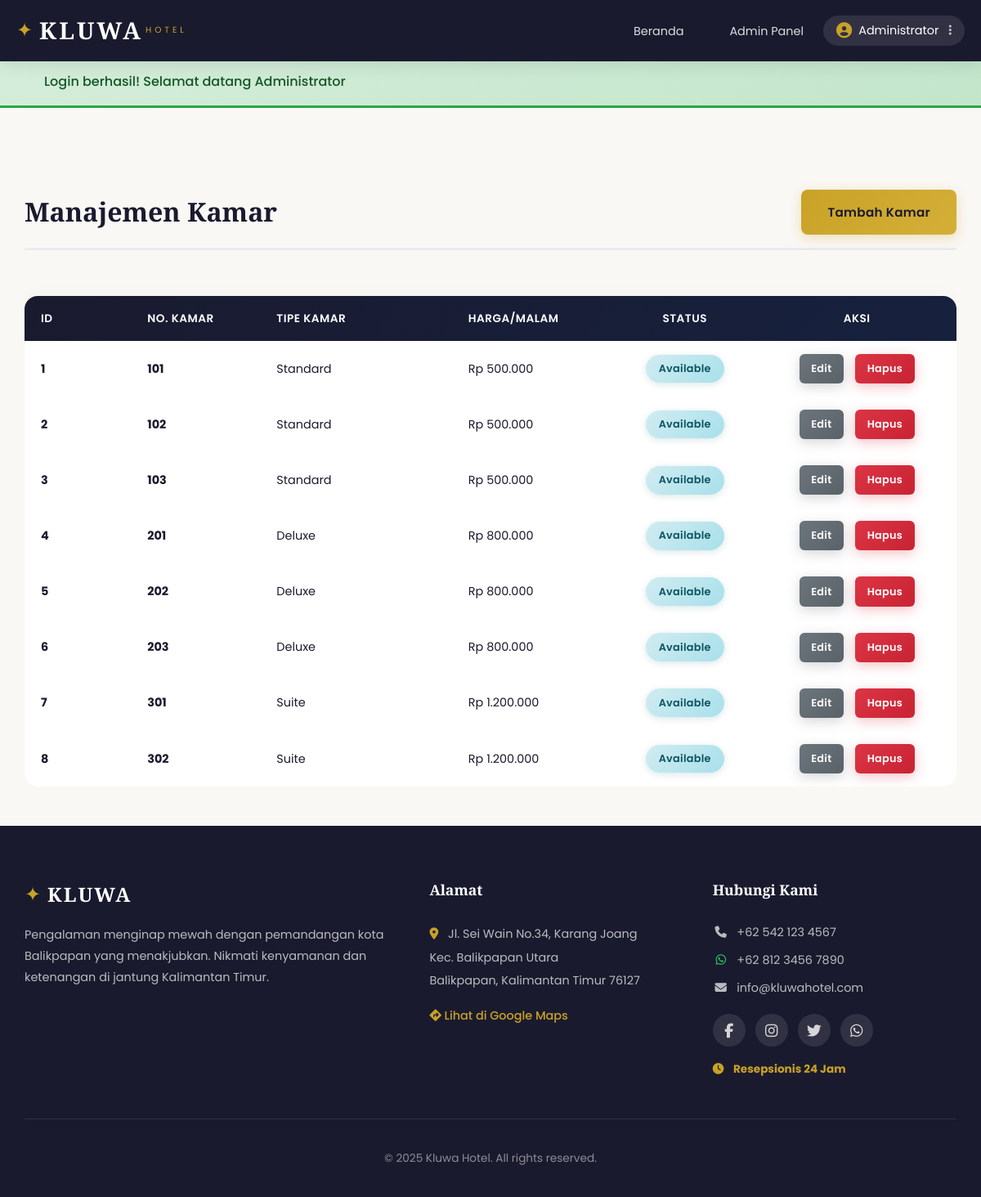
/index.php?route=admin/rooms (signed in), run on the app's committed database.
### tables this page shows
CREATE TABLE IF NOT EXISTS rooms (
    id INT PRIMARY KEY AUTO_INCREMENT,
    room_type_id INT NOT NULL,
    room_number VARCHAR(20) NOT NULL UNIQUE,
    status ENUM('Available', 'Maintenance') DEFAULT 'Available',
    created_at TIMESTAMP DEFAULT CURRENT_TIMESTAMP,
    FOREIGN KEY (room_type_id) REFERENCES room_types(id)
);

CREATE TABLE IF NOT EXISTS room_types (
    id INT PRIMARY KEY AUTO_INCREMENT,
    name VARCHAR(100) NOT NULL,
    price DECIMAL(12,2) NOT NULL,
    description TEXT,
    image VARCHAR(255),
    created_at TIMESTAMP DEFAULT CURRENT_TIMESTAMP
);

### controllers/BaseController.php (called while the page is built, shortened)
<?php
class BaseController {
    public function __construct() {
        $database = new Database();
        $this->db = $database->getConnection();
    }
    protected function view($viewPath, $data = []) {
        extract($data);
        include 'views/layouts/header.php';
        include "views/{$viewPath}.php";
        include 'views/layouts/footer.php';
    }
}
?>

### controllers/AdminController.php (called while the page is built, shortened)
<?php
class AdminController extends BaseController {
    private $roomModel;
    public function __construct() {
        $this->roomModel = new Room_model($this->db);
    }
    public function rooms() {
        $rooms = $this->roomModel->getAll();
        $this->view('admin/rooms', ['rooms' => $rooms]);
    }
}
?>

### helpers.php (called while the page is built, shortened)
<?php
function e($value) {
    return htmlspecialchars($value, ENT_QUOTES, 'UTF-8');
}
function formatRupiah($number) {
    return "Rp " . number_format($number, 0, ',', '.');
}
function url($route = '', $params = []) {
    $base = dirname($_SERVER['SCRIPT_NAME']);
    if ($base === '/' || $base === '\\') $base = '';
    $url = $base . '/index.php' . ($route ? '?route=' . $route : '');
    foreach ($params as $key => $value) {
        $url .= '&' . $key . '=' . urlencode($value);
    }
    return $url;
}
?>

### config/koneksi.php (called while the page is built)
<?php
class Database {
    private $host = "localhost";
    private $db_name = "kluwa_hotel";
    private $username = "root";
    private $password = "";
    public function getConnection() {
        try {
            $conn = new PDO(
                "mysql:host={$this->host};dbname={$this->db_name}",
                $this->username,
                $this->password,
                [PDO::ATTR_ERRMODE => PDO::ERRMODE_EXCEPTION]
            );
            $conn->exec("SET NAMES utf8");
            return $conn;
        } catch(PDOException $e) {
            die("Connection Error: " . $e->getMessage());
        }
    }
}
?>

### models/Room_model.php (called while the page is built, shortened)
<?php
class Room_model {
    protected $qb;
    public function __construct($db) {
        $this->qb = new QueryBuilder($db);
    }
    public function getAll() {
        $this->qb->table('rooms');
        $this->qb->select(['rooms.*', 'room_types.name as room_type_name', 'room_types.price']);
        $this->qb->join('room_types', 'rooms.room_type_id', '=', 'room_types.id');
        return $this->qb->get();
    }
}
?>

### models/QueryBuilder.php (called while the page is built, shortened)
<?php
class QueryBuilder {
    protected $db;
    protected $table;
    protected $selects = ['*'];
    protected $joins = [];
    protected $bindings = [];
    public function __construct(PDO $db) {
        $this->db = $db;
    }
    protected function newQuery(): self {
        $this->selects = ['*'];
        $this->joins = [];
        $this->limit = null;
        $this->offset = null;
        $this->bindings = [];
        return $this;
    }
    public function table(string $table): self {
        $this->table = $table;
        return $this;
    }
    public function select(array $columns = ['*']): self {
        $this->selects = $columns;
        return $this;
    }
    public function join(string $table, string $first, string $operator, string $second): self {
        $this->joins[] = "JOIN $table ON $first $operator $second";
        return $this;
    }
    protected function buildSelectQuery(): string {
        $sql = "SELECT " . implode(', ', $this->selects) . " FROM " . $this->table;
        if (!empty($this->joins)) {
            $sql .= " " . implode(' ', $this->joins);
        }
        return $sql;
    }
    public function get(): array {
        $stmt = $this->db->prepare($this->buildSelectQuery());
        $stmt->execute($this->bindings);
        return $stmt->fetchAll(PDO::FETCH_ASSOC);
    }
}
?>

### views/admin/rooms.php (the view)
<div class="container">
    <div class="page-header">
        <h2>Manajemen Kamar</h2>
        <a href="<?php echo url('admin/roomForm'); ?>" class="btn btn-primary">Tambah Kamar</a>
    </div>
    <?php if (!empty($rooms)): ?>
        <div class="table-responsive">
            <table class="data-table">
                <thead>
                    <tr>
                        <th style="width: 60px;">ID</th>
                        <th style="width: 120px;">No. Kamar</th>
                        <th style="width: 180px;">Tipe Kamar</th>
                        <th style="width: 150px;">Harga/Malam</th>
                        <th style="width: 120px; text-align: center;">Status</th>
                        <th style="width: 160px; text-align: center;">Aksi</th>
                    </tr>
                </thead>
                <tbody>
                    <?php foreach ($rooms as $room): ?>
                        <tr>
                            <td><strong><?php echo $room['id']; ?></strong></td>
                            <td><strong><?php echo e($room['room_number']); ?></strong></td>
                            <td><?php echo e($room['room_type_name']); ?></td>
                            <td><?php echo formatRupiah($room['price']); ?></td>
                            <td style="text-align: center;">
                                <span class="status-badge status-<?php echo strtolower($room['status']); ?>">
                                    <?php echo e($room['status']); ?>
                                </span>
                            </td>
                            <td>
                                <div class="table-actions">
                                    <a href="<?php echo url('admin/roomForm', ['id' => $room['id']]); ?>"
                                       class="btn btn-small btn-secondary">Edit</a>
                                    <a href="<?php echo url('admin/deleteRoom', ['id' => $room['id']]); ?>"
                                       class="btn btn-small btn-danger"
                                       onclick="return confirm('Yakin ingin menghapus kamar ini?')">Hapus</a>
                                </div>
                            </td>
                        </tr>
                    <?php endforeach; ?>
                </tbody>
            </table>
        </div>
    <?php else: ?>
        <p class="no-data">Belum ada kamar.</p>
    <?php endif; ?>
</div>

### css/style.css (style rules this page uses)
:root { --primary-color: #1a1a2e; --secondary-color: #16213e; --accent-color: #c9a227; --accent-hover: #d4af37; --text-dark: #1a1a2e; --text-light: #6c757d; --text-white: #ffffff; --bg-light: #f8f9fa; --bg-cream: #faf8f5; --border-color: #e9ecef; --shadow-sm: 0 2px 8px rgba(0,0,0,0.08); --shadow-md: 0 4px 20px rgba(0,0,0,0.1); --shadow-lg: 0 10px 40px rgba(0,0,0,0.15); --transition: all 0.3s ease; --font-heading: 'Playfair Display', Georgia, serif; --font-body: 'Poppins', -apple-system, BlinkMacSystemFont, sans-serif; }
* { margin: 0; padding: 0; box-sizing: border-box; }
html { scroll-behavior: smooth; }
body { font-family: var(--font-body); font-size: 16px; line-height: 1.7; color: var(--text-dark); background-color: var(--bg-cream); }
.container { max-width: 1200px; margin: 0 auto; padding: 0 20px; }
.btn { display: inline-flex; align-items: center; justify-content: center; gap: 0.5rem; padding: 0.9rem 2rem; font-family: var(--font-body); font-size: 0.95rem; font-weight: 600; text-decoration: none; border: none; border-radius: 8px; cursor: pointer; transition: all 0.3s cubic-bezier(0.4, 0, 0.2, 1); position: relative; overflow: hidden; letter-spacing: 0.3px; }
.btn::before { content: ''; position: absolute; top: 0; left: -100%; width: 100%; height: 100%; background: linear-gradient(90deg, transparent, rgba(255,255,255,0.2), transparent); transition: left 0.5s ease; }
.btn-primary { background: linear-gradient(135deg, var(--accent-color) 0%, var(--accent-hover) 100%); color: var(--primary-color); box-shadow: 0 4px 15px rgba(201,162,39,0.3); }
.btn-secondary { background: linear-gradient(135deg, #6c757d 0%, #5a6268 100%); color: var(--text-white); box-shadow: 0 4px 15px rgba(108,117,125,0.3); }
.btn-danger { background: linear-gradient(135deg, #dc3545 0%, #c82333 100%); color: white; box-shadow: 0 4px 15px rgba(220,53,69,0.3); }
.btn-small { padding: 0.55rem 1.2rem; font-size: 0.85rem; border-radius: 6px; }
.main-content > .container { padding-top: 100px; padding-bottom: 3rem; }
.data-table { width: 100%; background: var(--text-white); border-radius: 16px; overflow: hidden; box-shadow: 0 8px 30px rgba(26,26,46,0.06); margin-top: 1.5rem; border-collapse: separate; border-spacing: 0; }
.data-table thead { background: linear-gradient(135deg, var(--primary-color) 0%, var(--secondary-color) 100%); color: var(--text-white); }
.data-table th, .data-table td { padding: 1rem 1.25rem; text-align: left; vertical-align: middle; }
.data-table th { font-weight: 600; font-size: 0.85rem; text-transform: uppercase; letter-spacing: 0.5px; white-space: nowrap; }
.data-table td { font-size: 0.9rem; color: var(--text-dark); }
.data-table tbody tr { border-bottom: 1px solid var(--border-color); transition: all 0.2s ease; }
.data-table tbody tr:last-child { border-bottom: none; }
.data-table th:first-child, .data-table td:first-child { width: 100px; }
.data-table .btn-small { padding: 0.45rem 0.9rem; font-size: 0.8rem; margin: 0 0.2rem; }
.table-actions { display: flex; gap: 0.5rem; justify-content: center; flex-wrap: nowrap; }
.table-responsive { overflow-x: auto; border-radius: 16px; }
.status-badge { display: inline-flex; align-items: center; gap: 5px; padding: 0.4rem 1rem; border-radius: 50px; font-size: 0.8rem; font-weight: 600; letter-spacing: 0.3px; }
.status-available { background: linear-gradient(135deg, #d1ecf1 0%, #a8e0eb 100%); color: #0c5460; box-shadow: 0 2px 8px rgba(12,84,96,0.15); }
.page-header { display: flex; justify-content: space-between; align-items: center; margin-bottom: 2rem; padding-bottom: 1rem; border-bottom: 3px solid var(--border-color); }
.page-header h2 { font-family: var(--font-heading); font-size: 2rem; color: var(--primary-color); }
@media (max-width: 1200px) { .container { padding: 0 30px; } }

### data on the page
rooms: id "1", room_number "101", room_type.name "Standard", room_type.price "Rp 500.000", status "Available"
rooms: id "2", room_number "102", room_type.name "Standard", room_type.price "Rp 500.000", status "Available"
rooms: id "3", room_number "103", room_type.name "Standard", room_type.price "Rp 500.000", status "Available"
rooms: id "4", room_number "201", room_type.name "Deluxe", room_type.price "Rp 800.000", status "Available"
rooms: id "5", room_number "202", room_type.name "Deluxe", room_type.price "Rp 800.000", status "Available"
rooms: id "6", room_number "203", room_type.name "Deluxe", room_type.price "Rp 800.000", status "Available"
rooms: id "7", room_number "301", room_type.name "Suite", room_type.price "Rp 1.200.000", status "Available"
rooms: id "8", room_number "302", room_type.name "Suite", room_type.price "Rp 1.200.000", status "Available"

### other printed values
$_SESSION['user_name'] "Administrator"
$flash['message'] "Login berhasil! Selamat datang Administrator"
